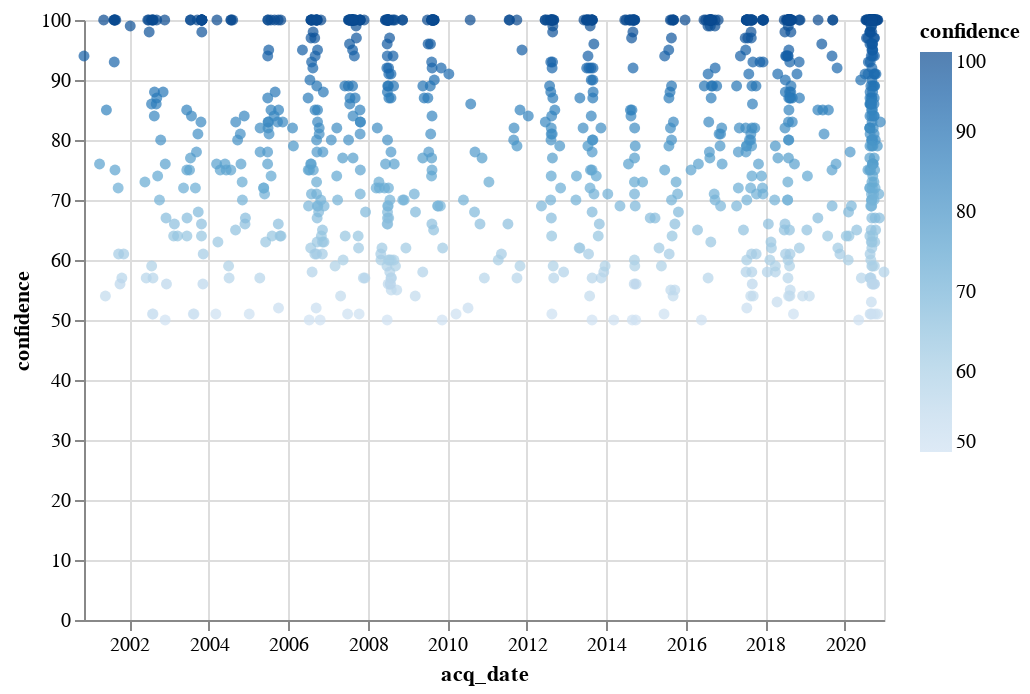

Notebook source saved alongside this figure:
### Code cell
alt.Chart(df_1000).mark_circle().encode(
    x='acq_date',
    y='confidence',
    color='confidence',
)

### Figure 1 — Vega-Lite specification as saved in the notebook (floating-point values rounded to 4 significant figures; data arrays with more than 128 entries replaced by an {"elided": "..."} marker saying what was removed)
{"config": {"view": {"continuousWidth": 400, "continuousHeight": 300}}, "data": {"name": "data-6b2658929c50aae5c8ded719c836177d"}, "mark": "circle", "encoding": {"color": {"field": "confidence", "type": "quantitative"}, "x": {"field": "acq_date", "type": "temporal"}, "y": {"field": "confidence", "type": "quantitative"}}, "$schema": "https://vega.github.io/schema/vega-lite/v4.17.0.json", "datasets": {"data-6b2658929c50aae5c8ded719c836177d": {"elided": "1000 records"}}}
